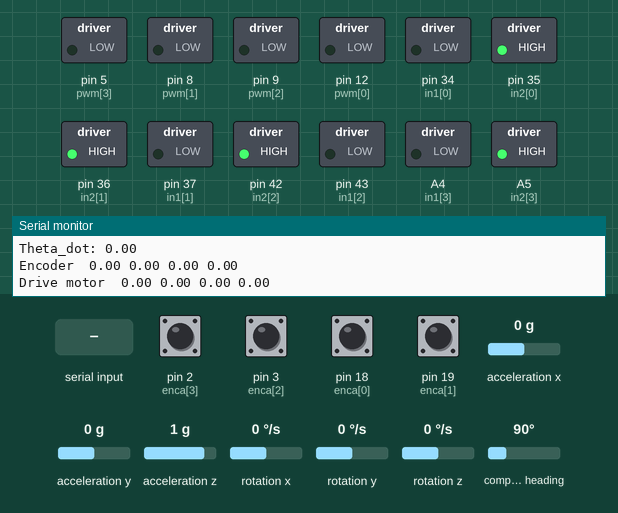
Bench run of a sketch on a simulated Arduino Mega 2560, built with avr-gcc and run on an emulated ATmega2560. On the bench: switched loads named in the sketch (green lamp = pin HIGH), the last lines printed to the serial monitor. The test bench sets the inputs (shaded band); at power-on: pin 2 (enca[3]), pin 3 (enca[2]), pin 18 (enca[0]), pin 19 (enca[1]) HIGH, acceleration x 0 g, acceleration y 0 g, acceleration z 1 g, rotation x 0 °/s, rotation y 0 °/s, rotation z 0 °/s, compass heading 90°.

Above: at 1.2 s.
1.3 s: "1\n" received over the second serial link
At 2.4 s:
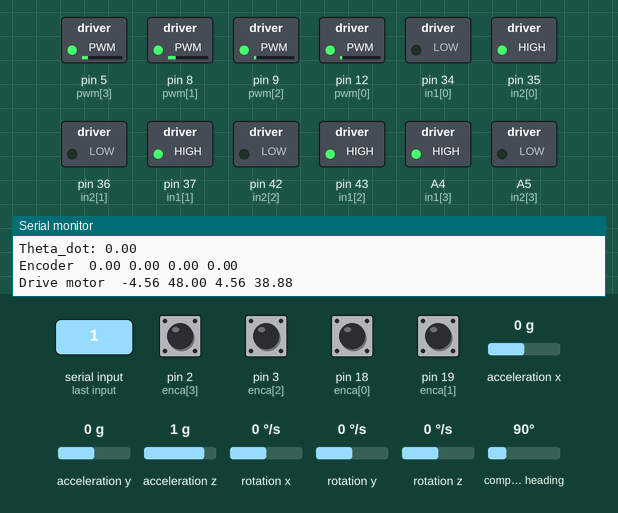
2.8 s: "0\n" received over the second serial link
At 4.0 s:
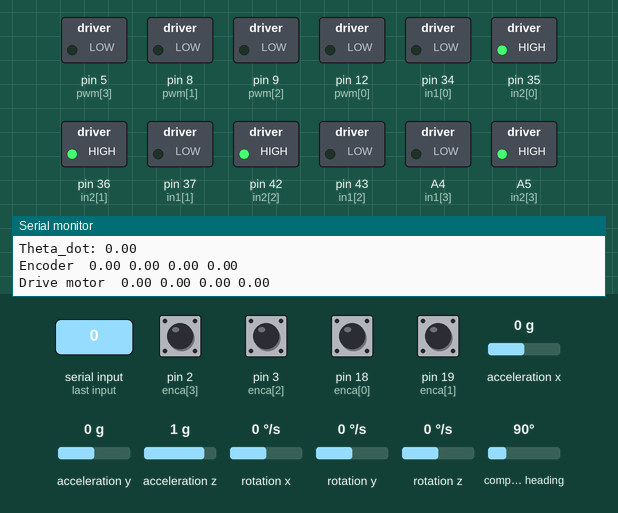
4.3 s: "2\n" received over the second serial link
At 5.6 s:
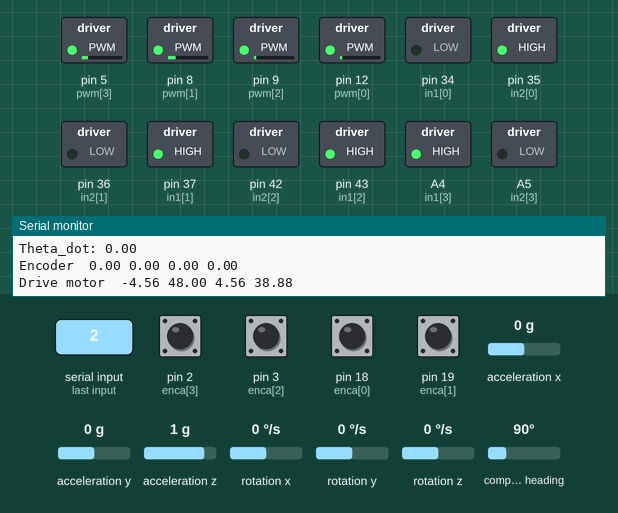
Timing chart, 0 to 7.3 s (numbered marks = the images above; inputs shaded):
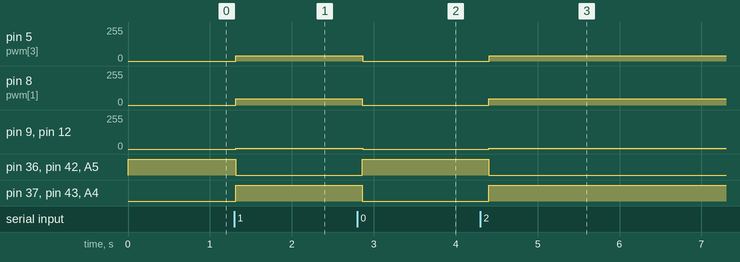

The sketch:

Arduino_UART_connection.ino
```cpp
#include <Wire.h>
#include <Adafruit_Sensor.h>
#include <Adafruit_BNO055.h>

// Declare for IMU
Adafruit_BNO055 bno = Adafruit_BNO055(55);
#define MAX_SPEED 100
#define MAX 48
// Số lượng động cơ
#define NMOTORS 4
#define PI 3.14159
// Kích thước robot (m)
#define L1 0.11  // Khoảng cách từ trục OpYp đến bánh xe
#define L2 0.1 // Khoảng cách từ trục OpXp đến bánh xe
#define r 0.035   // Bán kính bánh xe

bool started = false;
// Thông số PID

double Kp = 2.0, Ki = 0.9, Kd = 0.01;
double Vx, Vy, V, yaw_deg, yaw, theta_dot, pre_yaw = 90;
double vx = 0, vy = 0, omega = 0;

double prevError[NMOTORS] = {0};
double integral[NMOTORS] = {0};

// Encoder và động cơ

const int enca[NMOTORS] = {18, 19, 3, 2};  // Encoder A
const int encb[NMOTORS] = {31, 38, 49, A1}; // Encoder B
const int pwm[NMOTORS]  = {12, 8, 9, 5};
const int in1[NMOTORS]  = {34, 37, 43, A4};
const int in2[NMOTORS]  = {35, 36, 42, A5};

// Giá trị đặt và giá trị đo
double Setpoint[NMOTORS], SpeedMeasured[NMOTORS], PWM_Output[NMOTORS];

// Biến cho encoder
volatile long encoderCount[NMOTORS] = {0};
unsigned long lastEncoderTime[NMOTORS] = {0};
const float encoder_resolution = 240.0; // Số xung trên một vòng quay

// Hàm ngắt để đếm xung encoder
void encoderISR0() {
    int b = digitalRead(encb[0]);
    if(b > 0){
        encoderCount[0]++;
    }
    else{
        encoderCount[0]--;
    }

    }
void encoderISR1() {
    int b = digitalRead(encb[1]);
    if(b > 0){
        encoderCount[1]++;
    }
    else{
        encoderCount[1]--;
    }
    }
void encoderISR2() {
    int b = digitalRead(encb[2]);
    if(b > 0){
        encoderCount[2]++;
    }
    else{
        encoderCount[2]--;
    }
    }
void encoderISR3() {
    int b = digitalRead(encb[3]);
    if(b > 0){
        encoderCount[3]++;
    }
    else{
        encoderCount[3]--;
    }
    }

void setup() {
    Serial3.begin(115200); // UART giao tiếp với ROS
    Serial.begin(115200);    // Debug


    for (int i = 0; i < NMOTORS; i++) {
        Setpoint[i] = 0;
        encoderCount[i] = 0;
        lastEncoderTime[i] = 0;
        prevError[i] = millis();
        integral[i] = 0;
        driveMotor(i,0);
        pinMode(enca[i], INPUT);
        pinMode(encb[i], INPUT);
        pinMode(pwm[i], OUTPUT);
        pinMode(in1[i], OUTPUT);
        pinMode(in2[i], OUTPUT);
    }

    // Gán ngắt encoder
    attachInterrupt(digitalPinToInterrupt(enca[0]), encoderISR0, RISING);
    attachInterrupt(digitalPinToInterrupt(enca[1]), encoderISR1, RISING);
    attachInterrupt(digitalPinToInterrupt(enca[2]), encoderISR2, RISING);
    attachInterrupt(digitalPinToInterrupt(enca[3]), encoderISR3, RISING);

    // =========================== Init for IMU ================================
    if (!bno.begin()) {
    Serial.println("Không tìm thấy BNO055. Kiểm tra dây nối!");
    while (1);
    }
    Serial.println("Đã kết nối BNO055 thành công!");
}

// Hàm đọc tốc độ từ encoder
double readSpeed(int idx) {
    unsigned long now = millis();
    double dt = (now - lastEncoderTime[idx]) / 1000.0; // Đổi thành giây
    if (dt == 0) return 0;

    double speed = (encoderCount[idx] / encoder_resolution) / dt; // RPS (vòng/giây)
    encoderCount[idx] = 0;  // Reset bộ đếm
    lastEncoderTime[idx] = now;

    return speed *60.0; // Đổi sang RPM (vòng/phút)
}

// PID Controller
double computePID(int idx, double setpoint, double measured, double dt) {
    // if (setpoint * measured < 0) {
    //     measured = -measured;  // Flip measured if it's in the opposite direction of setpoint
    // }
    double error = setpoint - measured;
    integral[idx] += error * dt;
    double derivative = (error - prevError[idx]) / dt;
    prevError[idx] = error;

    double output = Kp * error + Ki * integral[idx] + Kd * derivative;

    //return constrain(measured + output, -MAX_SPEED, MAX_SPEED); // Giới hạn PWM
    return constrain(setpoint, -MAX_SPEED, MAX_SPEED); // Giới hạn PWM
}

// Điều khiển động cơ
void driveMotor(int idx, double speed) {
    bool forward = (speed > 0);
    speed = abs(speed);

    digitalWrite(in1[idx], forward ? HIGH : LOW);
    digitalWrite(in2[idx], forward ? LOW : HIGH);

    // Serial.print(min(speed, 255));
    // Serial.print('\n');
    analogWrite(pwm[idx], min(speed, 255));
}

// Điều khiển toàn bộ robot
void move(double vx, double vy, double omega) {
    double v1 = (vx - vy - (L1 + L2) * omega) / r;
    double v2 = (vx + vy + (L1 + L2) * omega) / r;
    double v3 = (vx - vy + (L1 + L2) * omega) / r;
    double v4 = (vx + vy - (L1 + L2) * omega) / r;

    double max_speed = max(max(abs(v1), abs(v2)), max(abs(v3), abs(v4)));
    if (max_speed > 1.0) {  // Chuẩn hóa nếu cần
        v1 /= max_speed;
        v2 /= max_speed;
        v3 /= max_speed;
        v4 /= max_speed;
    }

    Setpoint[0] = v1 * MAX;
    Setpoint[1] = v2 * MAX;
    Setpoint[2] = v3 * MAX;
    Setpoint[3] = v4 * MAX;

    Serial.print("SET POINT  ");
    Serial.print(Setpoint[0]);
    Serial.print(" ");
    Serial.print(Setpoint[1]);
    Serial.print(" ");
    Serial.print(Setpoint[2]);
    Serial.print(" ");
    Serial.print(Setpoint[3]);
    Serial.print("\n");
}

// Hàm dừng robot
void stopRobot() {
    for (int i = 0; i < NMOTORS; i++) {
        analogWrite(pwm[i], 0);
    }
}

void loop() {
    static unsigned long lastTime = millis();
    unsigned long now = millis();
    double dt = (now - lastTime) / 1000.0; // Chuyển đổi thành giây

    lastTime = now;
    if('S' == Serial.read()) {
        stopRobot();
    }
    // ==================================== UART Control ======================================
    if (Serial3.available()) {
        String data = Serial3.readStringUntil('\n');
        int firstSpaceIndex = data.indexOf(' ');
        int secondSpaceIndex = data.indexOf(' ', firstSpaceIndex + 1);

        String vxStr = data.substring(0, firstSpaceIndex);
        String vyStr = data.substring(firstSpaceIndex + 1, secondSpaceIndex);
        String omegaStr = data.substring(secondSpaceIndex + 1);

        vx = vxStr.toDouble();
        vy = vyStr.toDouble();
        omega = omegaStr.toDouble();

        /*Serial.print(vx);
        Serial.print(" ");
        Serial.print(vy);
        Serial.print(" ");
        Serial.print(omega);
        Serial.print("\n");*/
        started = true;
        move(vx, vy, omega);

    }

    // ====================================== IMU Loop ========================================
    imu::Vector<3> euler = bno.getVector(Adafruit_BNO055::VECTOR_EULER);
    imu::Vector<3> gyro = bno.getVector(Adafruit_BNO055::VECTOR_GYROSCOPE);


    yaw_deg = euler.x();
    if (yaw_deg > 180){
        yaw_deg = yaw_deg - 360;
    }  // deg/s
    yaw_deg = yaw_deg + 180;
    yaw = yaw_deg * (PI / 180.0);  // rad/s
    // yaw = 0;


    theta_dot = gyro.z();
    theta_dot = theta_dot * (PI / 180.0);  // rad/s

    Serial.print("Theta_dot: ");
    Serial.print(theta_dot);

    Serial.print("\n");
    // ==================================== Encoder Read ======================================
    if (started == true) {
        for (int i = 0; i < NMOTORS; i++) {
            SpeedMeasured[i] = readSpeed(i);
            PWM_Output[i] = computePID(i, Setpoint[i], SpeedMeasured[i], dt);
            driveMotor(i, PWM_Output[i]);
        }
    }

    Serial.print("Encoder  ");
    Serial.print(SpeedMeasured[0]);
    Serial.print(" ");
    Serial.print(SpeedMeasured[1]);
    Serial.print(" ");
    Serial.print(SpeedMeasured[2]);
    Serial.print(" ");
    Serial.print(SpeedMeasured[3]);
    Serial.print("\n");
    Serial.print("Drive motor  ");
    Serial.print(PWM_Output[0]);
    Serial.print(" ");
    Serial.print(PWM_Output[1]);
    Serial.print(" ");
    Serial.print(PWM_Output[2]);
    Serial.print(" ");
    Serial.print(PWM_Output[3]);
    Serial.print("\n");
    // ======================= Calculate Robot Speed from wheel speed =========================
    Vx = (SpeedMeasured[0] + SpeedMeasured[1] + SpeedMeasured[2] + SpeedMeasured[3]) * r / 4.0;
    Vy = (-SpeedMeasured[0] + SpeedMeasured[1] + SpeedMeasured[2] - SpeedMeasured[3]) * r / 4.0;
    // theta_dot =  (-SpeedMeasured[0] + SpeedMeasured[1] - SpeedMeasured[2] + SpeedMeasured[3]) * r / (4.0 * (L1 + L2));
    // toán vận tốc tổng hợp của xe (vận tốc theo hướng tổng hợp)
    V = sqrt(Vx * Vx + Vy * Vy);

    // Truyền giá trị V qua UART (Serial1)
    Serial3.print(V, 3);       // Truyền V với 3 chữ số thập phân
    Serial3.print(" ");
    Serial3.print(yaw, 3);     // Truyen yaw với 3 chữ số thập phân
    Serial3.print(" ");
    Serial3.println(theta_dot, 3); // Truyền theta_dot với 3 chữ số thập phân

    delay(100); // Thêm một chút thời gian trễ để ổn định
}
```

Measured:
- after the input at 1.3 s, pin 5 (pwm[3]): 0/255 → 38/255 at once; pin 8 (pwm[1]): 0/255 → 48/255 at once; pin 9 (pwm[2]), pin 12 (pwm[0]): 0/255 → 4/255 at once; pin 36 (in2[1]), pin 42 (in2[2]), A5 (in2[3]): HIGH → LOW at once; pin 37 (in1[1]), pin 43 (in1[2]), A4 (in1[3]): LOW → HIGH at once
- after the input at 2.8 s, pin 5 (pwm[3]): 38/255 → 0/255 after 0.06 s; pin 8 (pwm[1]): 48/255 → 0/255 after 0.06 s; pin 9 (pwm[2]), pin 12 (pwm[0]): 4/255 → 0/255 after 0.06 s; pin 36 (in2[1]), pin 42 (in2[2]), A5 (in2[3]): LOW → HIGH after 0.06 s; pin 37 (in1[1]), pin 43 (in1[2]), A4 (in1[3]): HIGH → LOW after 0.06 s
- after the input at 4.3 s, pin 5 (pwm[3]): 0/255 → 38/255 after 0.11 s; pin 8 (pwm[1]): 0/255 → 48/255 after 0.11 s; pin 9 (pwm[2]), pin 12 (pwm[0]): 0/255 → 4/255 after 0.11 s; pin 36 (in2[1]), pin 42 (in2[2]), A5 (in2[3]): HIGH → LOW after 0.11 s; pin 37 (in1[1]), pin 43 (in1[2]), A4 (in1[3]): LOW → HIGH after 0.11 s
